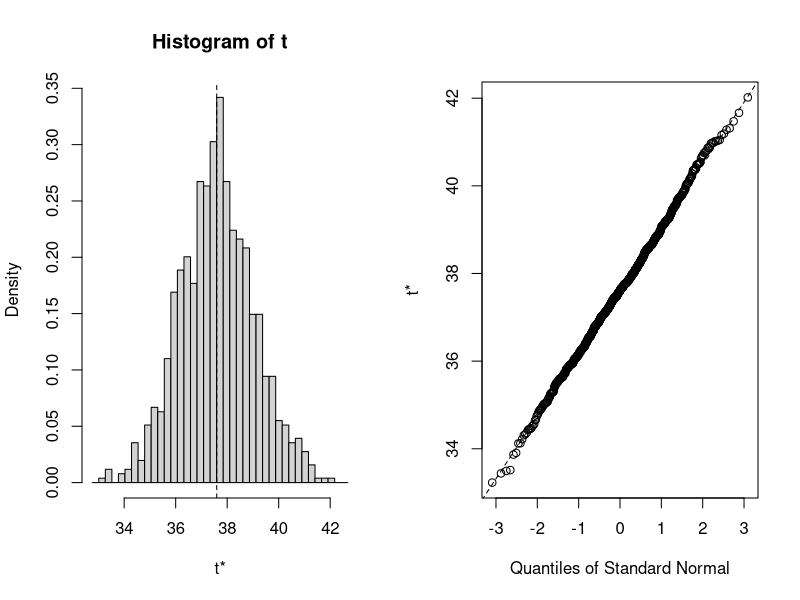
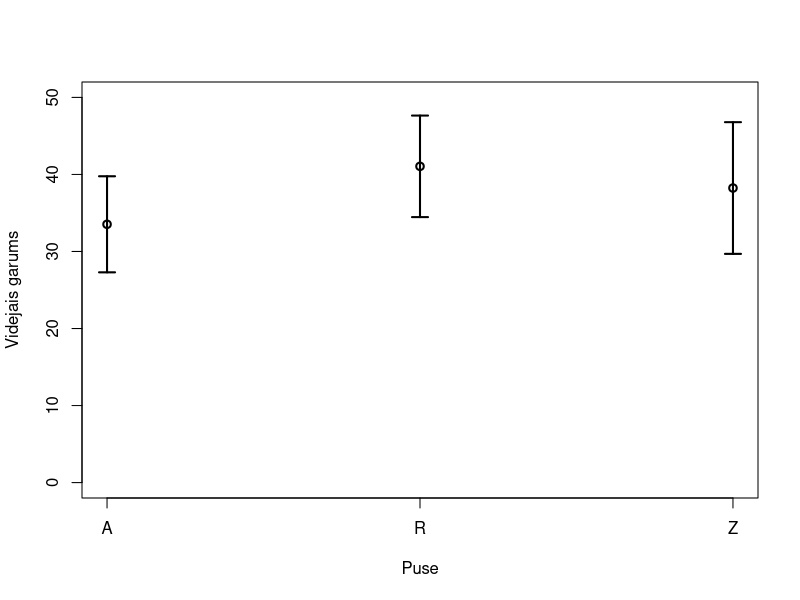

Generate these figures, in order, with R:
# Statistiskie rādītāji un ticamības intervāli
## Statistiskie rādītāji
### Statistisko rādītāju aprēķināšana programmā R
niedr <- read.table(file = "niedres2.txt", header = TRUE, sep = "\t", dec = ".")
str(niedr)

mean(niedr$garums)
sd(niedr$garums)
var(niedr$garums)
median(niedr$garums)

round(mean(niedr$garums), 2)

set.seed(1234)
x <- c(rnorm(20), NA)
mean(x)

mean(x, na.rm = TRUE)

min(niedr$garums)
max(niedr$garums)
range(niedr$garums)

quantile(niedr$garums)

quantile(niedr$garums, probs = c(0.025, 0.975))

summary(niedr$garums)

summary(niedr)

tapply(niedr$garums, niedr$paraug, sd)

## Ticamības intervāli
### Ticamības intervālu aprēķināšana
robeza <- qt((1 - 0.01 / 2), 49) * (sd(niedr$garums)) / sqrt(50)
augsa <- mean(niedr$garums) + robeza
apaksa <- mean(niedr$garums) - robeza
round(apaksa, 2)
round(augsa, 2)

tests <- t.test(niedr$garums, conf.level = 0.99)
names(tests)
round(tests$conf.int, 2)

### Bootstrap ticamības intervāli
set.seed(1234)
library(boot)
videjie <- function(data, indices) {
  d <- data[indices]
  mean(d)
}
dat <- boot(data = niedr$garums, statistic = videjie, R = 1000)

plot(dat)

boot.ci(dat, conf = 0.99)

videjie <- tapply(niedr$garums, niedr$paraug, mean)
videjie

vid.rob <- tapply(
  niedr$garums,
  niedr$paraug,
  function(x) (qt((1 - 0.01 / 2), length(x)) * sd(x) / sqrt(length(x)))
)
vid.rob

library(plotrix)
plotCI(
  1:3,
  as.vector(videjie),
  as.vector(vid.rob),
  axes = FALSE,
  xlab = "Puse",
  ylab = "Videjais garums",
  ylim = c(0, 50),
  lwd = 2
)
axis(1, at = 1:3, labels = c("A", "R", "Z"))
axis(2, at = seq(0, 50, 10))
box()
